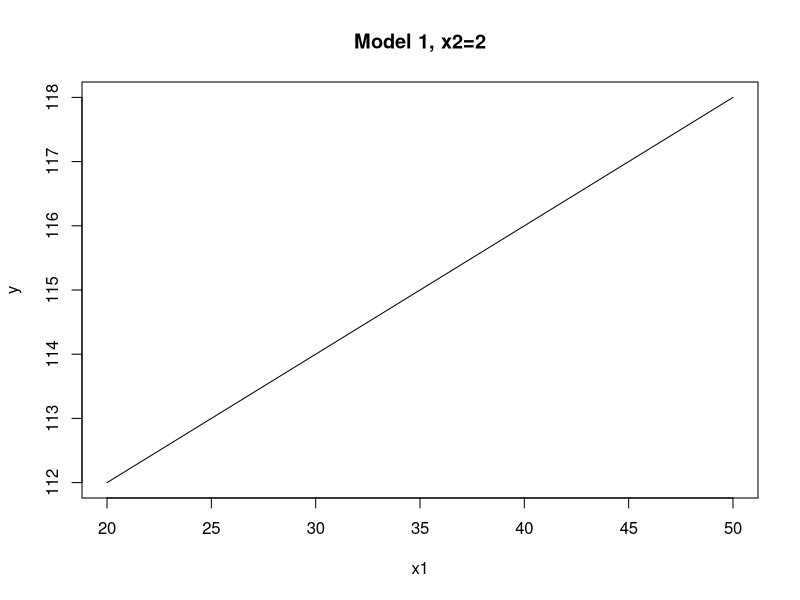
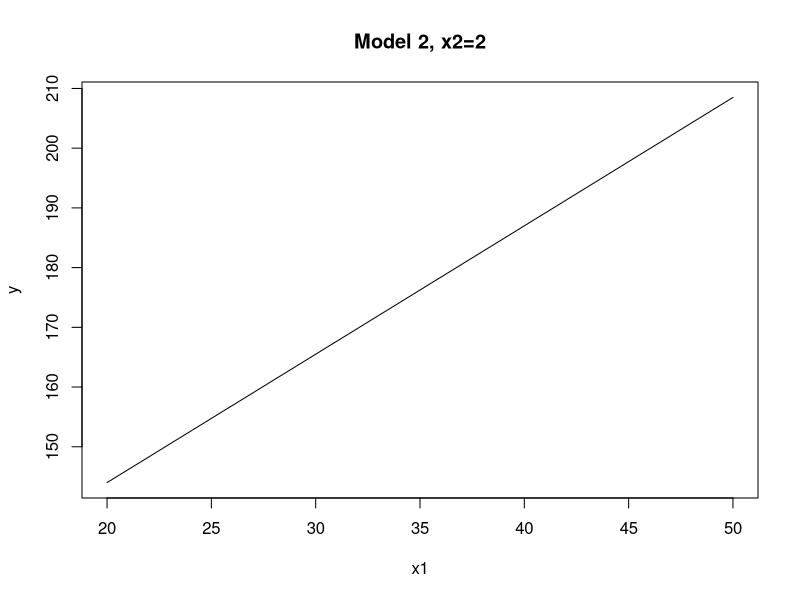
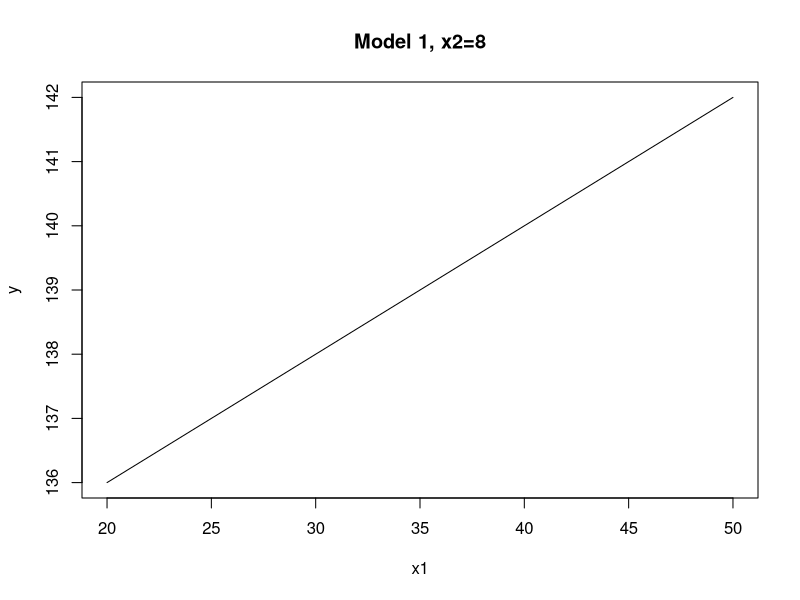
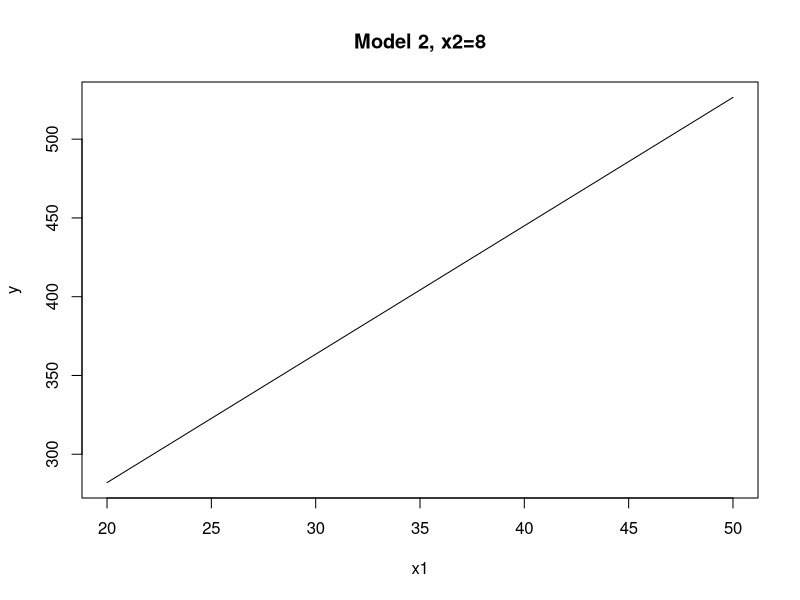

The R script that drew these images, in order:
x <- 20:50

y1 <- 0.2 * x + 108
y2 <- 2.15 * x + 101
y3 <- 0.2 * x + 132
y4 <- 8.15 * x + 119

plot(
  x,
  y1,
  type = "l",
  main = "Model 1, x2=2",
  xlab = "x1",
  ylab = "y"
)
plot(
  x,
  y2,
  type = "l",
  main = "Model 2, x2=2",
  xlab = "x1",
  ylab = "y"
)
plot(
  x,
  y3,
  type = "l",
  main = "Model 1, x2=8",
  xlab = "x1",
  ylab = "y"
)
plot(
  x,
  y4,
  type = "l",
  main = "Model 2, x2=8",
  xlab = "x1",
  ylab = "y"
)